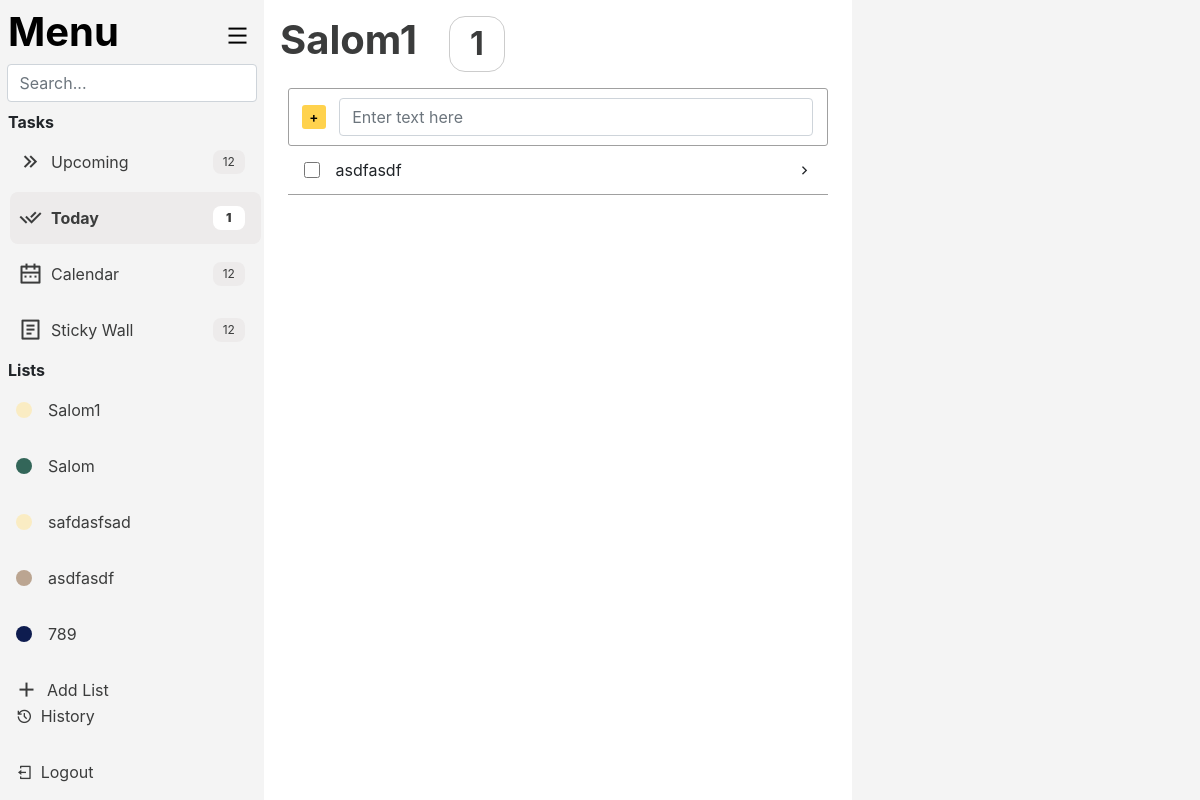
The app's page /noter/lists/71/ (signed in) with its own data.
### noter/models.py (models this page shows, shortened)
class List(models.Model):
    name = models.CharField(max_length=15)
    color = models.CharField(max_length=15, default='default')
    user = models.ForeignKey(CustomUser, on_delete=models.CASCADE, related_name='lists', default=1)
    def __str__(self):
        return self.name

class Note(models.Model):
    title = models.CharField(max_length=100, null=False, blank=False)
    description = models.TextField(blank=True, default=None, null=True)
    status = models.BooleanField(default=False)
    created_at = models.CharField(max_length=20)
    start_at = models.DateField(null=True, blank=True)
    end_at = models.DateField(null=True, blank=True)
    deadline = models.DateField(null=True, blank=True)
    list = models.ForeignKey(List, on_delete=models.CASCADE, related_name='notes', null=True, blank=True)
    user = models.ForeignKey(CustomUser, on_delete=models.CASCADE, default=1)

### noter/views.py (the view)
# urls.py: path('lists/<int:list_id>/', views.ShowList, name='lists'),
@login_required
def ShowList(request, list_id):
    name = List.objects.get(id = list_id)
    ulists = List.objects.filter(user = request.user)
    unotes = Note.objects.filter(user = request.user, list = name, status = False)
    done_notes = []
    today = date.today()
    for note in unotes:
        if note.end_at <= today and note.status == False:
            if note.end_at:
                note.end_at = note.end_at.strftime('%Y-%m-%dT%H:%M')
            if note.start_at:
                note.start_at = note.start_at.strftime('%Y-%m-%dT%H:%M')
            if note.deadline:
                note.deadline = note.deadline.strftime('%Y-%m-%dT%H:%M')
            done_notes.append(note)
    number_of_notes = len(done_notes)
    return render(request, 'noter/lists.html', {'done_notes': done_notes, 'name': name,'list_id':list_id, 'lists': ulists, 'number_of_notes': number_of_notes})

### noter/templates/noter/lists.html (shortened to what this page needs)
{% extends 'noter/base.html' %}
{% block css %}
    {% load static %}
    <link rel="stylesheet" href="{% static 'noter/css/home.css' %}">
    <link href="https://cdn.jsdelivr.net/npm/remixicon@4.5.0/fonts/remixicon.css" rel="stylesheet"/>
    <link href="https://cdn.jsdelivr.net/npm/bootstrap@4.6.2/dist/css/bootstrap.min.css" rel="stylesheet">
{% endblock %}
{% block content %}
    <div class="main">
        <div class="menu">
            <div class="menu_header">
                <div class="menu_header_header">
                    <a href="{% url 'noter:home' %}" style="text-decoration: none; color: #000000;">
                        <h1><b>Menu</b></h1>
                    </a>
                    <button onclick="toggle()" style="border:none; background-color: transparent;">
                        <i class="ri-menu-line"></i>
                    </button>
                </div>
                <div class="menu_header_header_input">
                    <input type="search" class="form-control" placeholder="Search..." aria-label="Search">
                </div>
            </div>
            <div class="menu_tasks">
                <div class="menu_tasks_header">
                    <b>Tasks</b>
                </div>
                <div class="menu_tasks_buttons">
                    <a class="task_button" href="{% url 'noter:upcoming' %}">
                        <i class="ri-arrow-right-double-line task_button_text"></i>
                        <div class="task_button_text">Upcoming</div>
                        <div class="task_button_number_parent">
                            <div class="task_button_number">12</div>
                        </div>
                    </a>
                    <a class="task_button ticked" href="{% url 'noter:home' %}">
                        <i class="ri-check-double-line task_button_text"></i>
                        <div class="task_button_text">Today</div>
                        <div class="task_button_number_parent">
                            <div class="task_button_number">
                                <b>{{ number_of_notes }}</b>
                            </div>
                        </div>
                    </a>
                    <a class="task_button" href="{% url 'noter:calendar' %}">
                        <i class="ri-calendar-2-line task_button_text"></i>
                        <div class="task_button_text">Calendar</div>
                        <div class="task_button_number_parent">
                            <div class="task_button_number">12</div>
                        </div>
                    </a>
                    <a class="task_button" href="{% url 'noter:sticky-wall' %}">
                        <i class="ri-file-list-2-line task_button_text"></i>
                        <div class="task_button_text">Sticky Wall</div>
                        <div class="task_button_number_parent">
                            <div class="task_button_number">12</div>
                        </div>
                    </a>
                </div>
            </div>
            <div class="menu_lists">
                <div class="menu_tasks_header">
                    <b>Lists</b>
                </div>
                <div class="menu_tasks_buttons">
                    <div class="menu_list_button_overflow">
                        {% for list in lists %}
                        <a class="menu_list_button" href="{% url 'noter:lists' list.id %}">
                            <div class="bg-{{list.color}} i"></div>
                            <div class="list_href_text">{{list.name}}</div>
                        </a>
                        {% endfor %}
                    </div>
                    <button class="menu_list_button_fteroo" onclick="add_list_div()">
                        <i class="ri-add-line" style="margin: 1vh 1vh;"></i>
                        <div class="menu_list_button_text">Add List</div>
                    </button>
                </div>
            </div>
            <div class="menu_footer">
                <a class="menu_footer_logout" href="{% url 'noter:history' %}">
                    <i class="ri-history-line"></i>History
                </a>
                <a class="menu_footer_logout" href="{% url 'users:logout' %}">
                    <i class="ri-logout-box-line"></i>Logout
                </a>
            </div>
        </div>
        <div class="list">
            <div class="list_text">
                <h1><b>{{name}}</b></h1>
                <div class="list_text_number">
                    <b>{{ number_of_notes }}</b>
                </div>
            </div>
            <div class="list_main">
                <div class="list_main_notes">
                    <div class="list_main_add">
                        <form action="{% url 'noter:create-note-list' list_id %}" method="post" style="display: flex; width: 100%;">
                            <div class="list_main_add_button">
                                <input type="button" value="+" class="list_main_add_button_button" onclick="add_note_div()">
                            </div>
                            <div class="list_main_add_input">
                                <input type="text" class="form-control" placeholder="Enter text here" name="title_input">
                            </div>
                        </form>
                    </div>
                    {% for note in done_notes %}
                        <div class="click_form_div" data-id="{{ note.id }}">
                            <form action="{% url 'noter:do' note.id list_id %}" method="post" class="list_main_note_form">
                                <div class="list_main_note">
                                    <div class="list_main_note_top">
                                        <div class="list_main_note_checkbox">
                                            <input type="checkbox" id="do_note" onchange="this.form.submit()">
                                        </div>
                                        <div class="list_main_note_text">
                                            {{note.title}}
                                        </div>
                                        <div class="list_main_note_i">
                                            <i class="ri-arrow-right-s-line"></i>
                                        </div>
                                    </div>
                                </div>
                            </form>
                        </div>
                    {% endfor %}
                </div>
            </div>
        </div>
        <div class="properties">
        </div>
    </div>
{% endblock %}

### noter/static/noter/css/home.css (style rules this page uses)
.main { width: 100%; display: flex; }
.main .menu { width: 22%; height: 100vh; margin-left: 0px; background-color: #f4f4f4; overflow: hidden; transition: 0.3s ease-in; position: relative; }
.menu_footer { position: absolute; bottom: 0; display: grid; align-items: center; width: 100%; }
.menu_footer_logout { padding: 2vh 1vh; width: 100%; text-decoration: none; color: #3b3c3c; }
.menu_footer_logout i { margin: 0vh 1vh; }
.menu_header { margin-top: 1vh; }
.menu_header_header_input { width: 100%; display: flex; justify-content: center; }
.menu_header_header_input input { width: 95%; }
.menu_header_header { display: flex; justify-content: space-between; margin: 0vh 1vh; }
.menu_header_header i { font-size: 3vh; }
.menu_tasks { margin-top: 1vh; }
.menu_tasks_header { width: 100%; padding-left: 1vh; }
.menu_tasks_buttons { display: grid; position: relative; min-height: 7vh; max-height: 42vh; }
.task_button { margin: 2px 10px; width: 95%; border: none; border-radius: 1vh; color: #3b3c3c; }
.task_button i { font-size: 3vh; font-weight: normal; padding: 1vh; }
.ticked { background-color: #edebeb; font-weight: bold; }
.ticked .task_button_number { background-color: white; }
.task_button_text { float: left; font-size: 2vh; height: 100%; display: flex; align-content: center; }
.task_button_number_parent { height: 100%; max-width: 20%; display: flex; justify-content: center; align-items: center; float: right; margin-right: 2vh; }
.task_button_number { width: 4vh; height: 3vh; background-color: #edebeb; border-radius: 1vh; font-size: 1.5vh; text-align: center; align-content: center; }
.task_button_text, .task_button_number { display: inline; }
.menu_list_button { display: flex; align-items: center; color: #3b3c3c; font-size: 3vh; width: 100%; height: 7vh; background-color: transparent; }
.menu_list_button_fteroo { display: flex; align-items: center; color: #3b3c3c; font-size: 3vh; width: 100%; height: 7vh; border: none; background-color: #f4f4f4; }
.menu_list_button_overflow { max-height: 35vh; overflow: auto; }
.menu_list_button_text { font-size: 2vh; }
.i { float: left; font-size: 3vh; margin: 0vh 2vh; height: 2vh; width: 2vh; border-radius: 50%; }
.bg-richblue { background-color: #0e1c4f; }
.bg-maroongreen { background-color: #336659; }
.bg-lightbrown { background-color: #bba591; }
.bg-kasar { background-color: #faecc3; }
.list_href_text { float: left; font-size: 2vh; height: 100%; display: flex; align-items: center; color: #3b3c3c; }
.main .list { width: 49%; height: 100vh; overflow: hidden; }
.main .list .list_text { display: flex; color: #3b3c3c; width: 100%; padding: 2vh; display: flex; align-items: center; }
.main .list .list_text .list_text_number { width: 7vh; height: 7vh; border: 1px solid #ccc; display: flex; font-size: 4vh; justify-content: center; align-items: center; border-radius: 16px; margin-left: 4vh; }
.main .list .list_main { width: 100%; height: 100%; overflow: auto; display: grid; }
.list_main_add { display: flex; justify-content: center; width: 92%; border: 1px solid #a0a0a0; border-radius: 3px; }
.list_main_notes { justify-items: center; }
.list_main_add_button { width: 7vh; height: 7vh; display: flex; justify-content: center; align-items: center; }
.list_main_add_button_button { font-size: 1.7vh; width: 3vh; height: 3vh; transition: box-shadow 0.2s ease; border-radius: 3px; border: none; background-color: #ffd24d; font-weight: 600; display: flex; justify-content: center; align-items: center; }
.list_main_add_input { display: flex; align-items: center; width: 100%; }
.list_main_add_input input { width: 97%; }
.list_main_note { font-size: 2vh; border-bottom:1px solid #a0a0a0; display: grid; }
.list_main_note_top { width: 100%; display: flex; }
.click_form_div { width: 92%; }
.list_main_note_form { position: relative; }
.list_main_note_top div { display: flex; justify-content: center; align-items: center; }
.list_main_note_i, .list_main_note_checkbox { width: 6vh; height: 6vh; }
.list_main_note_text { height: 6vh; }
.list_main_note_i { font-size: 2vh; margin-right: 0px; position: absolute; right: 0; float: right; }
.list_main_note_checkbox input { width: 2vh; height: 2vh; }
.properties { width: 29%; height: 100vh; background-color: #f4f4f4; overflow-x: hidden; overflow-y: hidden; border: 1px solid ba; }

### records on screen
List: name "Salom1"
List: name "Salom"
List: name "safdasfsad"
List: name "asdfasdf"
List: name "789"
Note: title "asdfasdf"

### other values on screen
{{ number_of_notes }} "1"
